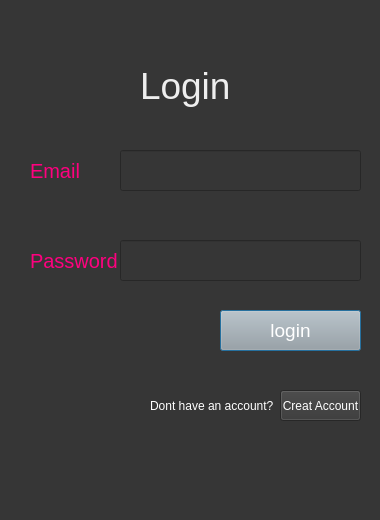
<?xml version="1.0" encoding="UTF-8"?>
<ui version="4.0">
 <class>Dialog</class>
 <widget class="QDialog" name="Dialog">
  <property name="geometry">
   <rect>
    <x>0</x>
    <y>0</y>
    <width>380</width>
    <height>520</height>
   </rect>
  </property>
  <property name="windowTitle">
   <string>Dialog</string>
  </property>
  <property name="styleSheet">
   <string notr="true">background-color: rgb(54, 54, 54);</string>
  </property>
  <widget class="QLabel" name="label">
   <property name="geometry">
    <rect>
     <x>140</x>
     <y>60</y>
     <width>91</width>
     <height>51</height>
    </rect>
   </property>
   <property name="styleSheet">
    <string notr="true">
color: rgb(238, 238, 238); font-size:28pt;</string>
   </property>
   <property name="text">
    <string>Login</string>
   </property>
  </widget>
  <widget class="QLabel" name="label_2">
   <property name="geometry">
    <rect>
     <x>30</x>
     <y>150</y>
     <width>71</width>
     <height>41</height>
    </rect>
   </property>
   <property name="styleSheet">
    <string notr="true">font-size:15pt; color:rgb(255, 0, 127)</string>
   </property>
   <property name="text">
    <string>Email</string>
   </property>
  </widget>
  <widget class="QLineEdit" name="email">
   <property name="geometry">
    <rect>
     <x>120</x>
     <y>150</y>
     <width>241</width>
     <height>41</height>
    </rect>
   </property>
   <property name="styleSheet">
    <string notr="true">font-size:14pt; color:rgb(248, 248, 248)</string>
   </property>
  </widget>
  <widget class="QLabel" name="label_3">
   <property name="geometry">
    <rect>
     <x>30</x>
     <y>240</y>
     <width>91</width>
     <height>41</height>
    </rect>
   </property>
   <property name="styleSheet">
    <string notr="true">font-size:15pt; color:rgb(255, 0, 127)</string>
   </property>
   <property name="text">
    <string>Password</string>
   </property>
  </widget>
  <widget class="QLineEdit" name="password">
   <property name="geometry">
    <rect>
     <x>120</x>
     <y>240</y>
     <width>241</width>
     <height>41</height>
    </rect>
   </property>
   <property name="styleSheet">
    <string notr="true">font-size:14pt; color:rgb(248, 248, 248)</string>
   </property>
  </widget>
  <widget class="QPushButton" name="loginbutton">
   <property name="geometry">
    <rect>
     <x>220</x>
     <y>310</y>
     <width>141</width>
     <height>41</height>
    </rect>
   </property>
   <property name="styleSheet">
    <string notr="true">background-color:rgb(165, 165, 165); font-size:14pt;color:rgb(255, 255, 255)</string>
   </property>
   <property name="text">
    <string>login</string>
   </property>
  </widget>
  <widget class="QLabel" name="label_4">
   <property name="geometry">
    <rect>
     <x>150</x>
     <y>390</y>
     <width>151</width>
     <height>31</height>
    </rect>
   </property>
   <property name="styleSheet">
    <string notr="true">color:rgb(255, 255, 255)</string>
   </property>
   <property name="text">
    <string>Dont have an account?</string>
   </property>
  </widget>
  <widget class="QPushButton" name="creataccbtn">
   <property name="geometry">
    <rect>
     <x>280</x>
     <y>390</y>
     <width>81</width>
     <height>31</height>
    </rect>
   </property>
   <property name="styleSheet">
    <string notr="true">color:rgb(255, 255, 255)</string>
   </property>
   <property name="text">
    <string>Creat Account</string>
   </property>
  </widget>
 </widget>
 <resources/>
 <connections/>
</ui>
